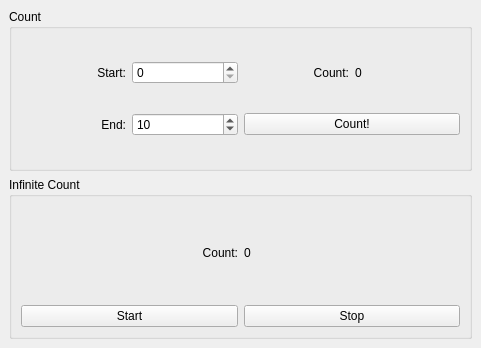
<?xml version="1.0" encoding="UTF-8"?>
<ui version="4.0">
 <class>MainWindow</class>
 <widget class="QMainWindow" name="MainWindow">
  <property name="geometry">
   <rect>
    <x>0</x>
    <y>0</y>
    <width>481</width>
    <height>348</height>
   </rect>
  </property>
  <property name="windowTitle">
   <string>Threader</string>
  </property>
  <widget class="QWidget" name="centralwidget">
   <layout class="QVBoxLayout" name="verticalLayout">
    <item>
     <widget class="QGroupBox" name="groupBox">
      <property name="title">
       <string>Count</string>
      </property>
      <layout class="QGridLayout" name="gridLayout">
       <item row="0" column="0">
        <widget class="QLabel" name="label">
         <property name="text">
          <string>Start:</string>
         </property>
         <property name="alignment">
          <set>Qt::AlignRight|Qt::AlignTrailing|Qt::AlignVCenter</set>
         </property>
        </widget>
       </item>
       <item row="0" column="2">
        <widget class="QLabel" name="label_3">
         <property name="text">
          <string>Count:</string>
         </property>
         <property name="alignment">
          <set>Qt::AlignRight|Qt::AlignTrailing|Qt::AlignVCenter</set>
         </property>
        </widget>
       </item>
       <item row="1" column="0">
        <widget class="QLabel" name="label_2">
         <property name="text">
          <string>End:</string>
         </property>
         <property name="alignment">
          <set>Qt::AlignRight|Qt::AlignTrailing|Qt::AlignVCenter</set>
         </property>
        </widget>
       </item>
       <item row="1" column="2" colspan="2">
        <widget class="QPushButton" name="countGo">
         <property name="text">
          <string>Count!</string>
         </property>
        </widget>
       </item>
       <item row="0" column="3">
        <widget class="QLabel" name="countOut">
         <property name="sizePolicy">
          <sizepolicy hsizetype="Preferred" vsizetype="Preferred">
           <horstretch>0</horstretch>
           <verstretch>0</verstretch>
          </sizepolicy>
         </property>
         <property name="text">
          <string>0</string>
         </property>
        </widget>
       </item>
       <item row="0" column="1">
        <widget class="QSpinBox" name="countStart"/>
       </item>
       <item row="1" column="1">
        <widget class="QSpinBox" name="countEnd">
         <property name="value">
          <number>10</number>
         </property>
        </widget>
       </item>
      </layout>
     </widget>
    </item>
    <item>
     <widget class="QGroupBox" name="groupBox_2">
      <property name="title">
       <string>Infinite Count</string>
      </property>
      <layout class="QGridLayout" name="gridLayout_2">
       <item row="0" column="0">
        <widget class="QLabel" name="label_4">
         <property name="text">
          <string>Count:</string>
         </property>
         <property name="alignment">
          <set>Qt::AlignRight|Qt::AlignTrailing|Qt::AlignVCenter</set>
         </property>
        </widget>
       </item>
       <item row="0" column="1">
        <widget class="QLabel" name="infiniteCountOut">
         <property name="text">
          <string>0</string>
         </property>
        </widget>
       </item>
       <item row="1" column="0">
        <widget class="QPushButton" name="infiniteCountGo">
         <property name="text">
          <string>Start</string>
         </property>
        </widget>
       </item>
       <item row="1" column="1">
        <widget class="QPushButton" name="infiniteCountNoGo">
         <property name="text">
          <string>Stop</string>
         </property>
        </widget>
       </item>
      </layout>
     </widget>
    </item>
   </layout>
  </widget>
 </widget>
 <resources/>
 <connections/>
</ui>
